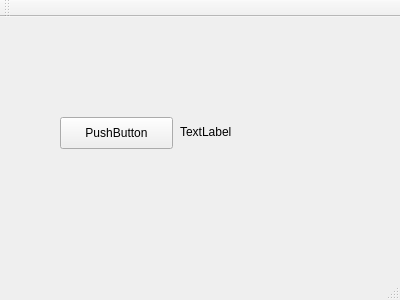
<?xml version="1.0" encoding="UTF-8"?>
<ui version="4.0">
 <class>MainWindow</class>
 <widget class="QMainWindow" name="MainWindow">
  <property name="geometry">
   <rect>
    <x>0</x>
    <y>0</y>
    <width>400</width>
    <height>300</height>
   </rect>
  </property>
  <property name="windowTitle">
   <string>MainWindow</string>
  </property>
  <widget class="QWidget" name="centralWidget">
   <widget class="QPushButton" name="pushButton">
    <property name="geometry">
     <rect>
      <x>60</x>
      <y>100</y>
      <width>113</width>
      <height>32</height>
     </rect>
    </property>
    <property name="text">
     <string>PushButton</string>
    </property>
   </widget>
   <widget class="QLabel" name="label">
    <property name="geometry">
     <rect>
      <x>180</x>
      <y>110</y>
      <width>60</width>
      <height>10</height>
     </rect>
    </property>
    <property name="text">
     <string>TextLabel</string>
    </property>
   </widget>
  </widget>
  <widget class="QMenuBar" name="menuBar">
   <property name="geometry">
    <rect>
     <x>0</x>
     <y>0</y>
     <width>400</width>
     <height>22</height>
    </rect>
   </property>
  </widget>
  <widget class="QToolBar" name="mainToolBar">
   <attribute name="toolBarArea">
    <enum>TopToolBarArea</enum>
   </attribute>
   <attribute name="toolBarBreak">
    <bool>false</bool>
   </attribute>
  </widget>
  <widget class="QStatusBar" name="statusBar"/>
 </widget>
 <layoutdefault spacing="6" margin="11"/>
 <resources/>
 <connections/>
</ui>
